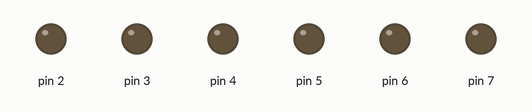
Recording of a sketch running on a simulated Arduino Uno, built with avr-gcc and run on an emulated ATmega328P. Parts: output pins drawn as LEDs (lit = HIGH).

Above: at 0.2 s.
At 1.2 s:
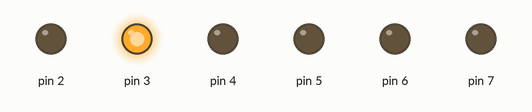
At 1.7 s:
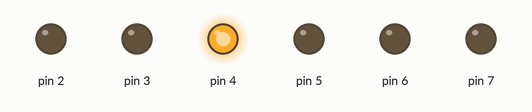
At 2.7 s:
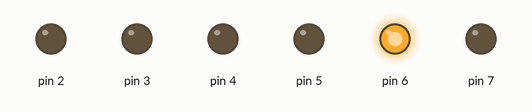
At 4.2 s:
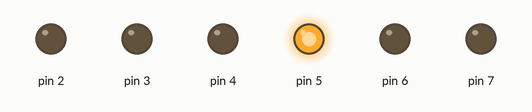
At 5.7 s:
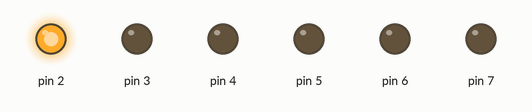
Timing chart, 0 to 6.5 s (numbered marks = the images above):
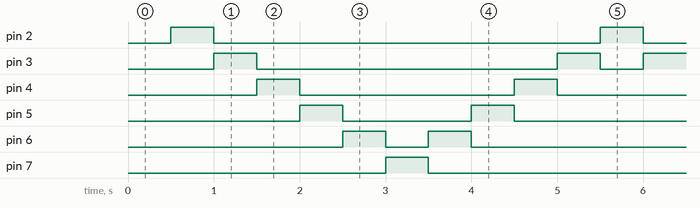

The sketch:

Kod1.ino
```cpp
int t = 500, i = 0, j = 0, k = -1, a = 1, w = 0, s=0, b = 0, l = 0, sw3 = 0, r = 0;
unsigned long aktualnyCzas = 0;
unsigned long zapamietanyCzas = 0;
unsigned long roznicaCzasu = 0;

void setup(){
  Serial.begin(9600);


 // pinMode(0, OUTPUT);
 // pinMode(1, OUTPUT);
  pinMode(2, OUTPUT);
  pinMode(3, OUTPUT);

  pinMode(4, OUTPUT);
  pinMode(5, OUTPUT);
  pinMode(6, OUTPUT);
  pinMode(7, OUTPUT);

  pinMode(8, INPUT);
  pinMode(10, INPUT);
  pinMode(11, INPUT);
  pinMode(12, INPUT);
  pinMode(13, INPUT);
}

void loop(){

  //Pobierz liczbe milisekund od startu
  aktualnyCzas = millis();
  roznicaCzasu = aktualnyCzas - zapamietanyCzas;

  //Jeśli różnica wynosi ponad sekundę
  if (roznicaCzasu >= 500) {
    //Zapamietaj aktualny czas
    zapamietanyCzas = aktualnyCzas;
    //Wyslij do PC

  digitalWrite(k+2, LOW);
  digitalWrite(j+2, HIGH);


     i+=a;
    k = (i-a)%6;
    j = i%6;

       if(j == 5 || j == 0) a = -a;

}
}
```

Measured:
- by itself, pin 2, pin 7: alternates HIGH for 0.50 s and LOW for 4.5 s
- by itself, pin 3: repeats every 5.0 s: LOW 3.5 s, HIGH 0.50 s, LOW 0.50 s, HIGH 0.50 s
- by itself, pin 4: repeats every 5.0 s: LOW 2.5 s, HIGH 0.50 s, LOW 1.5 s, HIGH 0.50 s
- by itself, pin 5: repeats every 5.0 s: LOW 1.5 s, HIGH 0.50 s, LOW 2.5 s, HIGH 0.50 s
- by itself, pin 6: repeats every 5.0 s: LOW 0.50 s, HIGH 0.50 s, LOW 3.5 s, HIGH 0.50 s
